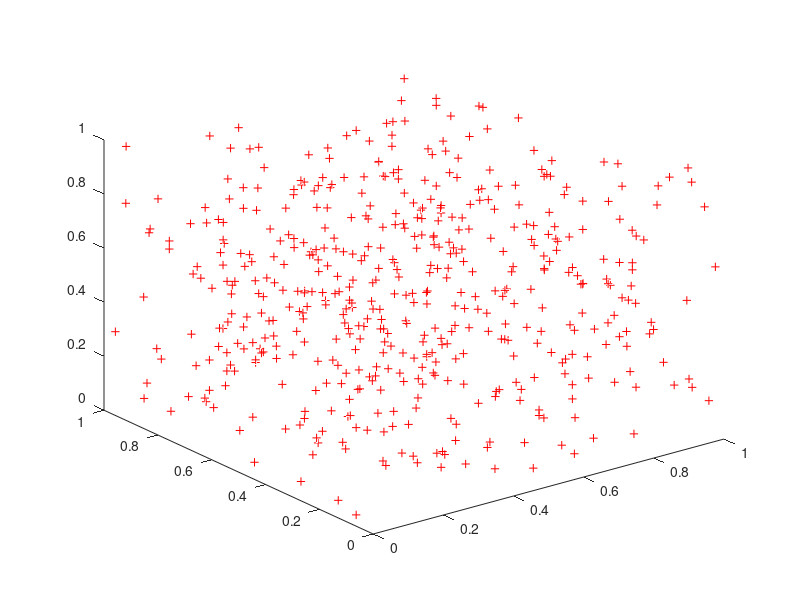

Here is the MATLAB script that generated this plot: (Note: this script raises an error after producing the figure.)
%SOM_DEMO2 Self-organizing map for the unit cube.

% Version 1.0beta juuso 071197 

clf reset;
figure(gcf)
echo on



clc
%    ==========================================================
%    SOM_DEMO2 - BASIC USAGE (2) - UNIT CUBE DATA
%    ==========================================================

%    som_data_struct    - Create a data struct.
%    som_name           - Give names to vector components.
%    som_bmus           - Find BMUs from the map.
%    som_hits           - Calculate hit histogram for the map.
%    som_quality        - Quality measures for the map.

%    In SOM_DEMO1 the Self-Organizing Map (SOM) was 
%    introduced and its basic usage was presented using 
%    2-dimensional data from the unit square.

%    In SOM_DEMO2 the basic functions are presented further
%    using 3-dimensional data from the unit cube. This represents
%    a more usual case where the dimension of the map grid is lower 
%    than the dimension of the data set. In this case the 
%    map cannot follow perfectly the data set any more but
%    must find a balance between two goals: 

%      - data representation accuracy
%      - data set topology representation accuracy

pause % Strike any key to continue...




clc
%    TRAINING DATA: THE UNIT CUBE
%    ============================

%    Here 500 data points are created in the unit cube:

D = rand(500,3);

%    Here the data points are plotted.

plot3(D(:,1),D(:,2),D(:,3),'+r')
rotate3d on

%    The ROTATE3D command enables you to rotate the picture 
%    by dragging the pointer above the picture with the leftmost
%    mouse button pressed down.

%    The data struct of the Toolbox enables naming of the 
%    vector components using the SOM_NAME function. 
%    Here the data set is inserted into a data struct:

sData = som_data_struct(D);

%    Here the vector components are given names which will 
%    be used in visualization: 

sData = som_name(sData,'comp_names',{'x','y','z'});

pause % Strike any key to train the SOM...





clc
%    INITIALIZE AND TRAIN THE SOM
%    ============================

%    In SOM_DEMO1 the random algorithm was used for initialization.
%    Usually, however, it is better to use the linear initialization
%    algorithm. SOM_INIT uses it by default. Here it is also
%    left to the SOM_INIT to decide the size of the map:

sMap  = som_init(sData);
sMap0 = sMap;             % make a copy for further analysis

%    The initialized map and the data set look like this:

subplot(1,2,1), som_showgrid(sMap,sMap.codebook)
axis on, hold on
plot3(sData.data(:,1),sData.data(:,2),sData.data(:,3),'+r') 
hold off

pause % Strike any key to train the SOM...

%    In SOM_DEMO1 the sequential algorithm was used to train the
%    map. By default the batch algorithm is used, because it 
%    is much faster and because the results are typically just as
%    good as with sequential algorithm. 

sMap  = som_train(sMap,sData);

%    After training the map looks like this. 

subplot(1,2,2), som_showgrid(sMap,sMap.codebook), axis on

pause % Strike any key to continue...






clc
%    BEST-MATCHING UNITS (BMU)
%    =========================

%    An important concept with Self-Organizing Maps is the 
%    Best-Matching Unit (BMU). The BMU of a data vector is 
%    the unit on the map whose model vector best resembles
%    the data vector. In practise the similarity is measured
%    as the minimum distance between data vector and each 
%    model vector on the map. 

%    The SOM Toolbox has a special function for calculating
%    BMUs: SOM_BMUS. SOM_BMUS returns the index of the unit 
%    in the reshaped map codebook:
%       reshape(sMap.codebook,[prod(sMap.msize) dim])
%    where dim is the dimension of the input vectors.

%    Here the BMU is searched for the vector [1 1 1]

bmu = som_bmus(sMap,[1 1 1])

%    To get the actual grid coordinates, the IND2SUB function 
%    can be used. Here the corresponding unit is marked with a 
%    black 'BMU' text in the figure. You can rotate the figure 
%    to see better where the BMU is.

[i1, i2] = ind2sub(sMap.msize,bmu);
co = sMap.codebook(i1,i2,:);
text(co(1),co(2),co(3),'BMU'), hold off

%    A hit histogram of a data set on a map is calculated
%    by calculating for each map unit the number of data vectors
%    in the set for which is has been the BMU. Hit histograms
%    can be used to compare data sets with each other.

pause % Strike any key to analyze map quality...






clc
%    SELF-ORGANIZING MAP QUALITY
%    ===========================

%    As stated in the beginning, the maps have two primary 
%    quality properties:
%      - data representation accuracy
%      - data set topology representation accuracy

%    The former is usually measured using average quantization error
%    between data vectors and their BMUs on the map.
%    For the latter several measures have been proposed, e.g. the 
%    topographic error measure: percentage of data vectors for which 
%    the first- and second-BMUs are not adjacent units. 

%    Both measures have been implemented in the SOM_QUALITY function.
%    Here are the quality measures for the trained map: 

som_quality(sMap,'qe',sData)       % quantization error
som_quality(sMap,'topog',sData)    % topographic error

pause % Strike any key to calculated quality of the untrained map...

%    Here are the quality measures for the initial map: 

som_quality(sMap0,'qe',sData)      % quantization error
som_quality(sMap0,'topog',sData)   % topographic error

%    As can be seen, by folding the SOM has reduced the 
%    average quantization error, but on the other hand
%    the topology representation capability has suffered.
%    By using a larger final neighborhood radius in 
%    the training, the map becomes stiffer and preserves
%    the topology of the data set better.

pause % Strike any key to visualize the map...






clf
clc
%    VISUALIZING THE SELF_ORGANIZING MAP
%    ===================================

%    Typically the SOM_SHOW function is used for
%    visualization. It visualizes the U-matrix and the 
%    component planes of the map. 
%    Here the U-matrix and the component planes of the figure
%    are visualized:

som_show(sMap)

%    Notice that the names of the components are included
%    as the titles of the subplots.

pause % Strike any key to continue...

%    The figure made by the SOM_SHOW function is built of
%    small patch-objects corresponding to the units of the 
%    map. By controlling the size of the objects additional
%    information can be visualized. 

%    Here the SOM_HITS function is used to calculate 
%    the hit histogram of the training data set and the 
%    SOM_SHOW function is used to visualize it. The 
%    size of the nodes corresponds to the height of the
%    histogram in each node, and the color to the value
%    of component 1 (the x coordinate).

H = som_hits(sMap, sData);
som_show(sMap,1,'','',H)

%    SOM_SHOW has many auxiliary function using which 
%    different kinds of information can be added to the figure.
%    The functions are: som_addhits, som_addlabels, som_addtraj,
%    som_clear, som_recolorbar, som_show_colorbars and 
%    som_show_handles. 

%    SOM visualization is introduced in more detail in SOM_DEMO3.


echo off
